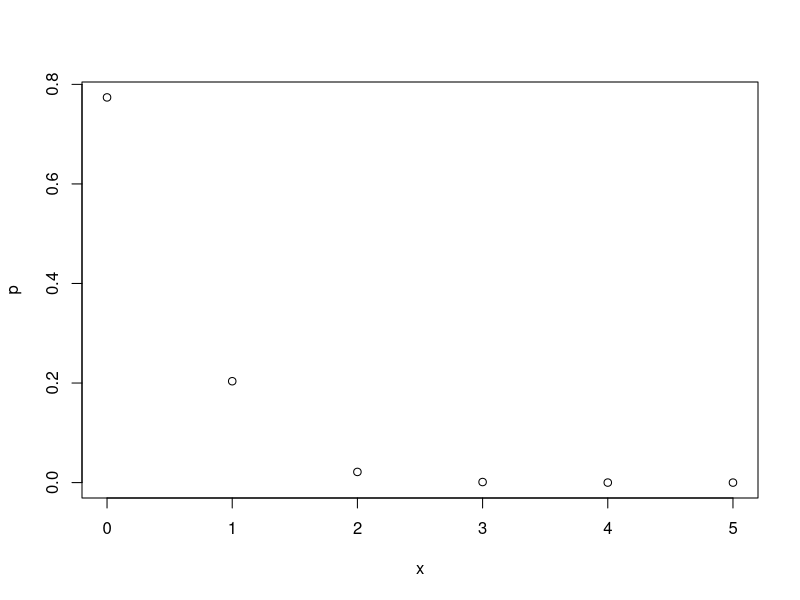
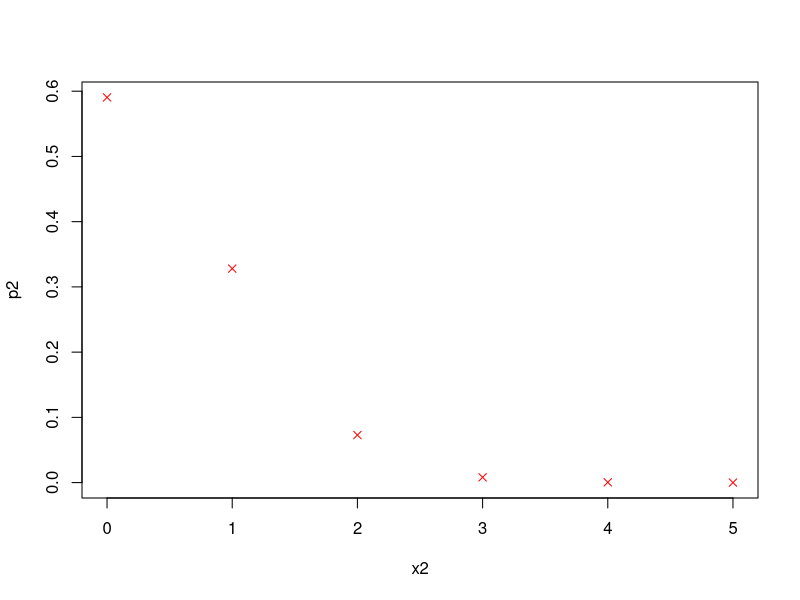
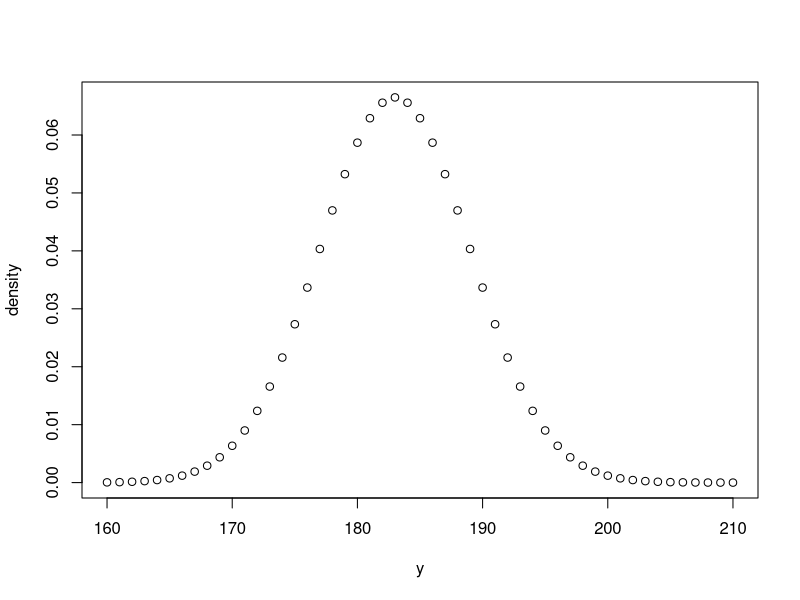

The R source for these figures, in order:
#Question 1a
#Given data
n <- 5     #number of independent repetitions
pi <- 0.05 #probability of success in each repetition (which is 5%)
x <- 0:n #number of success (which is either 0, 1, ..... 5)

#Compute p(x=k) using choose function
p <- choose(n,x)*(pi^x)*((1-pi)^(n-x)) #formula: probability mass function of a binomial
cat("Corresponding probabilities for x: 0, 1, 2, 3, 4, 5 at 5%\n")
print (p) #displays probability
#plot
plot(x, p)


#Question 1b
pi2 <- 0.10 #assigning new probability of success
x2 <- 0:n #number of success at set probability
#Use binomial function
p2 <- dbinom(x2, size=n, prob=pi2)
cat("\nCorresponding probabilities for x: 0, 1, 2, 3, 4, 5 at 10%\n")
print (p2) #displays probability 
#Plot using red crosses
plot(x2, p2, pch=4, col="red")


#Question 1c
#Expected value when pi is 0.05
expected_value <- n*pi
cat("\n Expected value when pi is 0.05 is: \n")
print(expected_value) #display expected value

#Question 1d
#Expected value at x<=1
p_atmost_1 <- sum(dbinom(0:1, size=n, prob=pi)) #sum from 0 to 1
cat("\n Probability of at most 1 non responder \n")
print (p_atmost_1)
#Expected value at x>=1
p_atleast_1 <- 1 - p_atmost_1
cat("\n Probability of at least 1 non responder \n")
print (p_atleast_1)


#Question 2
#density
y <- seq(160, 210)
mean <- 183
mu <- mean
variance <- 36
SD <- sqrt(variance)
sigma <- SD
density<-dnorm(y, mean=mu, sd=sigma)
#plot
plot(y, density)

#Question 2b
p_atmost_189 <- pnorm(189, mean=mu, sd=sigma)
cat("\n Atmost height of 189cm: \n")
print(p_atmost_189)

#Question 2c
p_192 <- pnorm(192, mean=mu, sd=sigma)
p_184.5 <- pnorm(184.5, mean=mu, sd=sigma)
p_between_184.5_192 <- p_192 -p_184.5
cat("\n Between 184.5cm and 192cm: \n")
print (p_between_184.5_192)

